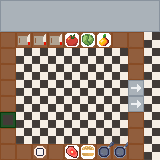

Rendered tile map (Tiled .tmx) drawn with the repository's tilesets; below, a short description and the full map source, tile grids included:
An orthogonal 10x10 tile map with 16x16 px tiles, 1 tile layer (Tile Layer 1).

<map version="1.9" tiledversion="1.9.2" orientation="orthogonal" renderorder="right-down" width="10" height="10" tilewidth="16" tileheight="16" infinite="0" nextlayerid="2" nextobjectid="1">
 <tileset firstgid="1" source="KitchenTileSet.tsx" />
 <layer id="1" name="Tile Layer 1" width="10" height="10">
  <data encoding="csv">
19,18,18,18,18,18,18,18,18,20,
16,21,21,21,21,21,21,21,21,17,
1,2,2,2,4,6,5,1,1,10,
1,10,10,10,10,10,10,10,1,10,
1,10,10,10,10,10,10,10,1,10,
1,10,10,10,10,10,10,10,15,10,
1,10,10,10,10,10,10,10,15,10,
14,10,10,10,10,10,10,10,1,10,
1,10,10,10,10,10,11,12,1,10,
1,1,13,1,7,8,3,9,1,10
</data>
 </layer>
</map>
